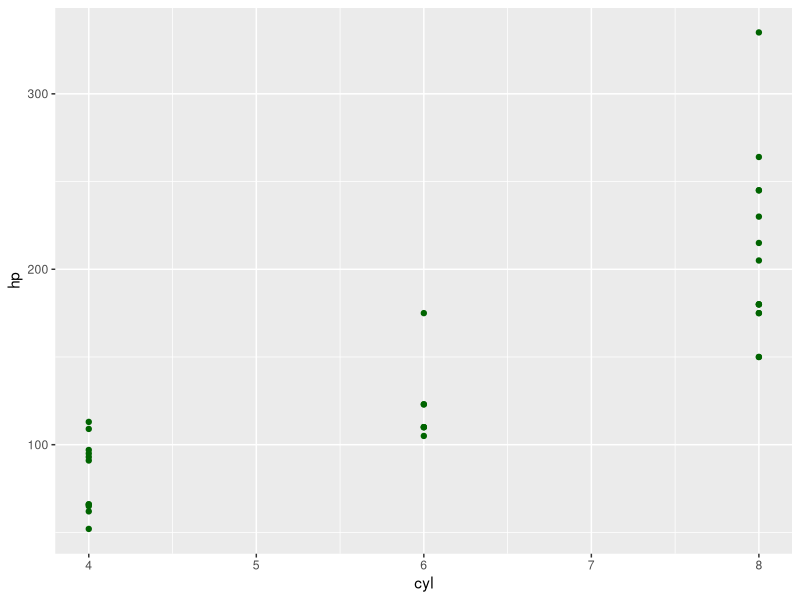

This chart was generated by the following R code:
### Load Packages

library(tidyverse)
library(ggplot2)

### Some Code

mtcars %>%
  filter(cyl >= 6) %>%
  summarise(mean_hp = mean(hp),
            hp_wt = hp/wt)

### Plot

ggplot(mtcars,
       aes(x = cyl,
           y = hp)) +
  geom_point(col="darkgreen")

#####

# --------------
#   I love repliCATS
# --------------
#   \
# \
# \
# |\___/|
#   ==) ^Y^ (==
#              \  ^  /
#   )=*=(
#     /     \
#     |     |
#       /| | | |\
#     \| | |_|/\
#     jgs  //_// ___/
#       \_)
#
